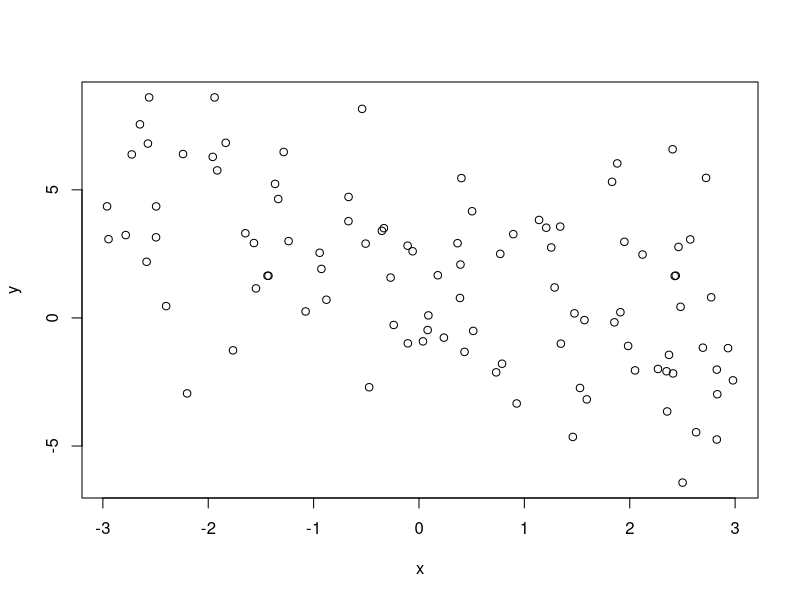

Reproduce this figure in R. (Note: this script raises an error after producing the figure.)
set.seed(4)
x <- runif(100, -3, 3)
y <- rnorm(100, 2 - 1 * x, 3)

plot(x, y)

############
fit0 <- lm(y ~ 1 + offset(-x))
fit1 <- lm(y ~ x)
anova(fit0, fit1)

library(car)
linear.hypothesis(fit1, c("x = -1"))
